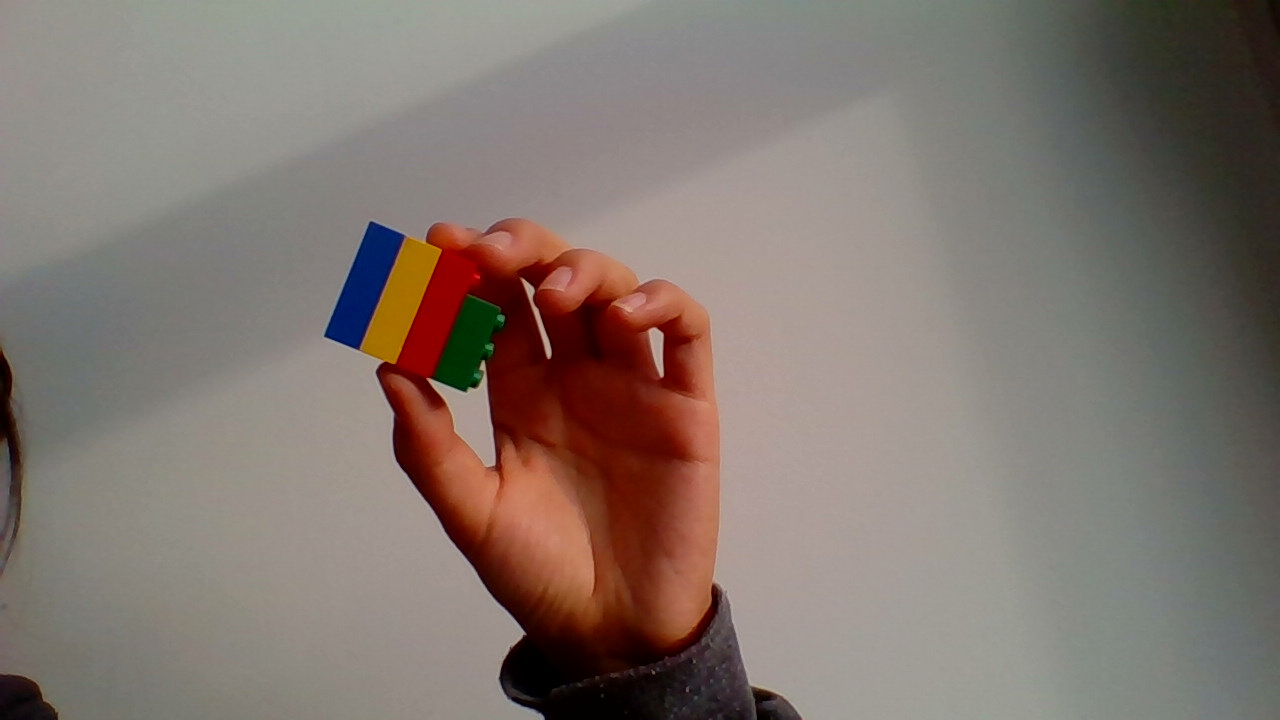
#> input picture lego.jpg, 1280 x 720 px, found by its file name
$ python size_detection_new.py   (Python 2 division)   (older library calls are emulated)
#> lines starting #> are read from the running program, lines starting #| are printed output that depends on the picture; after the words box and inside, x2 and y2 are one past the last pixel; in counts of white or black regions, pixels touching at a corner belong together
from scipy.spatial import distance as dist
import numpy as np
import cv2

def main():


    image = cv2.imread("lego.jpg")
#> image is the input picture: shape (720, 1280, 3); mean B, G, R 110.8, 117.9, 130.1

    gray = cv2.cvtColor(image, cv2.COLOR_BGR2GRAY)
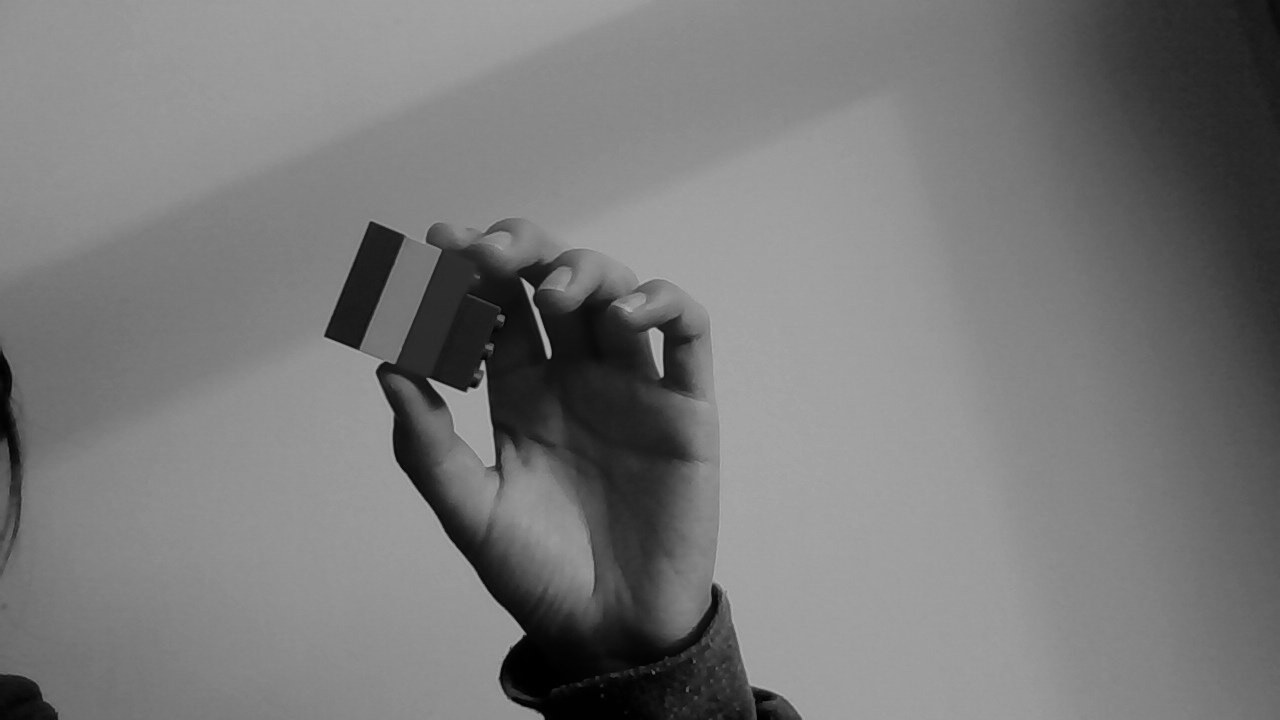
#> gray: shape (720, 1280); min 0, max 180, mean 120.7
    gray = cv2.GaussianBlur(gray, (7,7), 0)

    edges = cv2.Canny(gray, 50, 100)
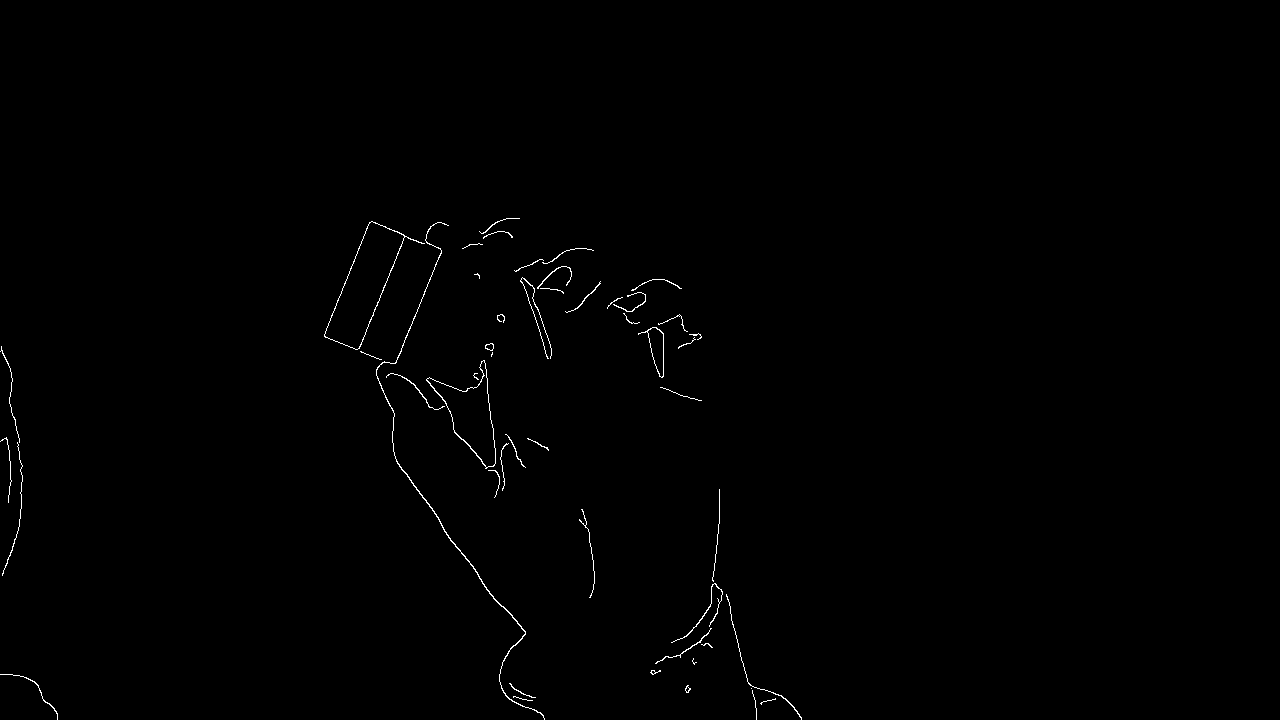
#> edges: shape (720, 1280); 0.44% white in thin lines or dots, all inside (x1, y1, x2, y2) = (0, 218, 802, 720)
    edges = cv2.dilate(edges, None, iterations=1)
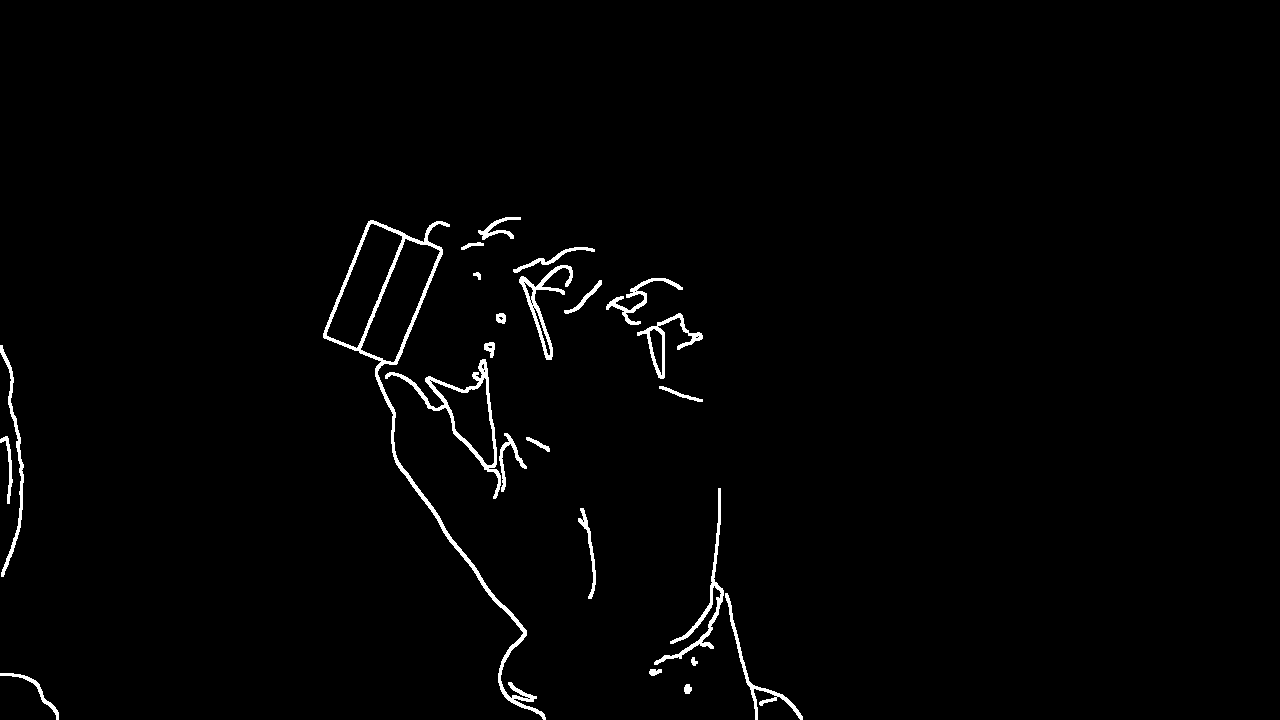
#> edges: shape (720, 1280); 1.5% white; 24 white regions, largest, box (x1, y1, x2, y2) and area: (323, 220, 546, 720) 3968, (385, 359, 501, 499) 1603, (654, 488, 724, 665) 1152
    edges = cv2.erode(edges, None, iterations=1)

    contours = cv2.findContours(edges.copy(), cv2.RETR_EXTERNAL, cv2.CHAIN_APPROX_SIMPLE)
#> contours = 35 contours, 18 with area under 20; largest, box (x1, y1, x2, y2) and area: (324, 221, 545, 720) 4944, (386, 360, 496, 469) 2994, (638, 327, 664, 378) 521, (520, 266, 572, 359) 517, (671, 489, 723, 643) 49
    contours = contours[0]

    reverse = False
    method="left-to-right"
    i = 0

    # handle if we need to sort in reverse
    if method == "right-to-left" or method == "bottom-to-top":
        reverse = True

    # handle if we are sorting against the y-coordinate rather than
    # the x-coordinate of the bounding box
    if method == "top-to-bottom" or method == "bottom-to-top":
        i = 1

    # construct the list of bounding boxes and sort them from top to
    # bottom
    boundingBoxes = [cv2.boundingRect(c) for c in contours]
#> boundingBoxes = 35 items, first 6: (760, 698, 16, 7), (685, 685, 6, 8), (509, 683, 27, 18), (0, 674, 58, 46), (650, 670, 11, 5), (692, 658, 5, 7)
    (contours, _) = zip(*sorted(zip(contours, boundingBoxes), key=lambda b: b[1][i], reverse=reverse))

    colors = ((0, 0, 255), (240, 0, 159), (255, 0, 0), (255, 255, 0))

    for (i, c) in enumerate(contours):
	# if the contour is not sufficiently large, ignore it
    	if cv2.contourArea(c) < 100:
    		continue

    	# compute the rotated bounding box of the contour, then
    	# draw the contours
    	box = cv2.minAreaRect(c)
    	box = cv2.cv.BoxPoints(box)
    	box = np.array(box, dtype="int")
    	cv2.drawContours(image, [box], -1, (0, 255, 0), 2)

    	# show the original coordinates
    	print("Object #{}:".format(i + 1))
    	print(box)

        xSorted = box[np.argsort(box[:, 0]), :]

    	# grab the left-most and right-most points from the sorted
    	# x-roodinate points
    	leftMost = xSorted[:2, :]
    	rightMost = xSorted[2:, :]

    	# now, sort the left-most coordinates according to their
    	# y-coordinates so we can grab the top-left and bottom-left
    	# points, respectively
    	leftMost = leftMost[np.argsort(leftMost[:, 1]), :]
    	(tl, bl) = leftMost

    	# now that we have the top-left coordinate, use it as an
    	# anchor to calculate the Euclidean distance between the
    	# top-left and right-most points; by the Pythagorean
    	# theorem, the point with the largest distance will be
    	# our bottom-right point
    	D = dist.cdist(tl[np.newaxis], rightMost, "euclidean")[0]
    	(br, tr) = rightMost[np.argsort(D)[::-1], :]

        rectangle = np.array([tl, tr, br, bl], dtype="float32")

        for ((x, y), color) in zip(rectangle, colors):
		cv2.circle(image, (int(x), int(y)), 5, color, -1)

	# draw the object num at the top-left corner
        cv2.putText(image, "Object #{}".format(i + 1),
		(int(rectangle[0][0] - 15), int(rectangle[0][1] - 15)),
		cv2.FONT_HERSHEY_SIMPLEX, 0.55, (255, 255, 255), 2)

	# show the image
    	cv2.imshow("Image", image)
    	cv2.waitKey(0)
#> this loop made 35 passes
#> (box, D, rectangle) on passes 4, 6, 17: ([[403, 746], [304, 234], [444, 206], [544, 718]], [142.8, 540.2], [[304, 234], [444, 206], [544, 718], [403, 746]]), ([[400, 480], [385, 373], [484, 359], [499, 466]], [99.98, 147.1], [[385, 373], [484, 359], [499, 466], [400, 480]]), ([[547, 359], [518, 278], [567, 261], [595, 342]], [51.87, 100.1], [[518, 278], [567, 261], [595, 342], [547, 359]])
#> (box, xSorted, D, rectangle) on pass 24: ([[660, 378], [637, 333], [658, 323], [680, 367]], [[637, 333], [658, 323], [660, 378], [680, 367]], [55.04, 49.19], [[658, 323], [680, 367], [660, 378], [637, 333]])
#> (printed output is left out)
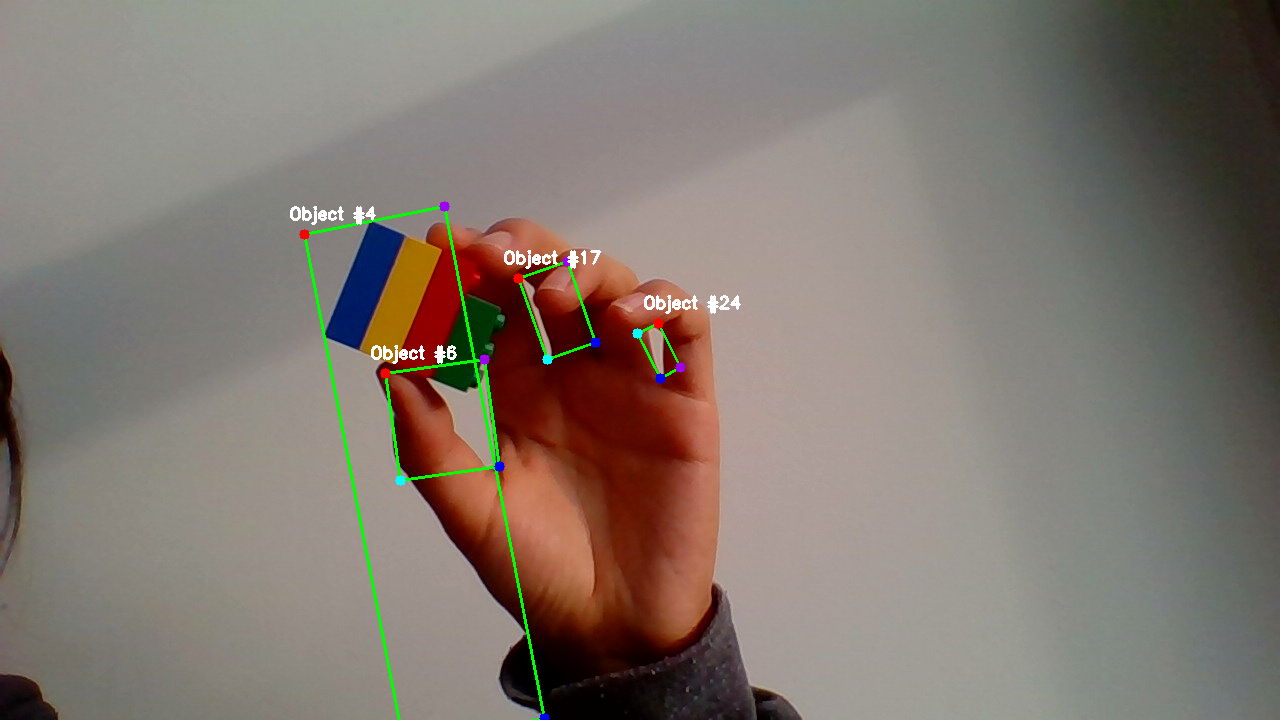
#> image: shape (720, 1280, 3); 1% of pixels changed, all inside (x1, y1, x2, y2) = (290, 201, 741, 720)


    cv2.imshow("Image", image)
    cv2.waitKey(0)


if __name__ == "__main__" :
    main()
